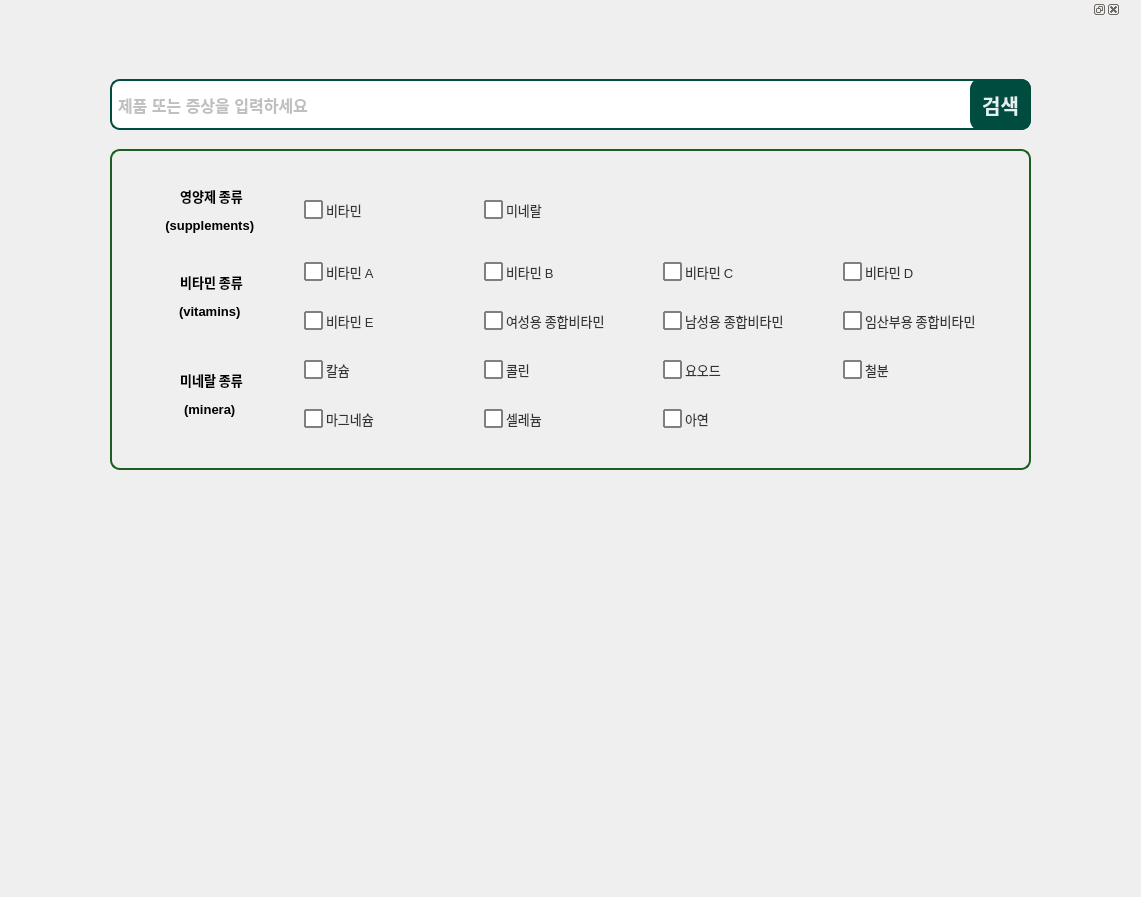
<?xml version="1.0" encoding="UTF-8"?>
<ui version="4.0">
 <class>Form</class>
 <widget class="QWidget" name="Form">
  <property name="geometry">
   <rect>
    <x>0</x>
    <y>0</y>
    <width>1141</width>
    <height>897</height>
   </rect>
  </property>
  <property name="windowTitle">
   <string>Form</string>
  </property>
  <widget class="QDockWidget" name="dockWidget">
   <property name="geometry">
    <rect>
     <x>30</x>
     <y>0</y>
     <width>1091</width>
     <height>861</height>
    </rect>
   </property>
   <property name="styleSheet">
    <string notr="true">/* QDockWidget 외곽 */
QDockWidget {
    background-color: transparent;
    border: 1px solid #616161;
    border-radius: 10px;
}

/* 내부 컨텐츠 배경만 (테두리 없음) */
QDockWidget QWidget {
    background-color: white;
    border: none;
    border-radius: 0px; /* 내부는 모서리 둥글지 않게 */
}

/* 타이틀 바 */
QDockWidget::title {
    background-color: #757575;
    color: white;
    padding: 12px;
    font-weight: bold;
    font-size: 14px;
    height: 30px;
    border-top-left-radius: 10px;
    border-top-right-radius: 10px;
    border: 1px solid #616161;
}

QDockWidget::close-button,
QDockWidget::float-button {
    background: transparent;
    border: 1px solid #616161;
    icon-size: 35px;               /* 아이콘 자체 크기 */
    padding: 0px;                  /* 아이콘 여백 */
    min-width: 25px;               /* 버튼 크기 */
    min-height: 25px;
    max-width: 25px;
    max-height: 25px;
}



QDockWidget::close-button {
    image: url(C:/intel_training/Ai_supplement/close_icon_off.png);
}

QDockWidget::float-button {
    image: url(C:/intel_training/Ai_supplement/restore_icon.png);
}

QDockWidget::close-button:hover,
QDockWidget::float-button:hover {
    background-color: #BDBDBD;
}

QMainWindow mainWindow;
mainWindow.setWindowIcon(QIcon(C:/intel_training/Ai_supplement/perilla_favicon.png));</string>
   </property>
   <widget class="QWidget" name="dockWidgetContents">
    <widget class="QPushButton" name="pushButton">
     <property name="geometry">
      <rect>
       <x>940</x>
       <y>60</y>
       <width>61</width>
       <height>51</height>
      </rect>
     </property>
     <property name="font">
      <font>
       <family>Leelawadee UI</family>
       <pointsize>15</pointsize>
       <weight>75</weight>
       <bold>true</bold>
       <strikeout>false</strikeout>
      </font>
     </property>
     <property name="styleSheet">
      <string notr="true">QPushButton
{
background-color :#004D40;
border-radius : 10px; /*모서리 둥글게*/
padding : 4px; /*내부 여백*/
border : 2px solid #004D40; /*테두리 추가*/
color :  #E0F2F1;
}

QPushButton:hover
{
background-color : #E0F2F1;
color : #004D40;

}</string>
     </property>
     <property name="text">
      <string>검색</string>
     </property>
    </widget>
    <widget class="QLineEdit" name="lineEdit">
     <property name="geometry">
      <rect>
       <x>80</x>
       <y>60</y>
       <width>921</width>
       <height>51</height>
      </rect>
     </property>
     <property name="styleSheet">
      <string notr="true">QLineEdit
{
border-radius : 10px; /*모서리 둥글게*/
padding : 4px; /*내부 여백*/
border : 2px solid #004D40; /*테두리 추가*/
color : #F57F17
}


QLineEdit:hover
{
background-color : #E0F2F1;

}

QLineEdit
{
	font-weight: bold;  /* 글씨 굵게 */
    font-size : 16px;
	color: black;                /* 입력된 텍스트 색상 */
    font-style: leelawadee UI;
}

QLineEdit:!focus:empty 
{
     font-size : 16px;
	color: gray;                 /* placeholder 텍스트 색상 */
    font-style: leelawadee UI;
}


</string>
     </property>
     <property name="placeholderText">
      <string>제품 또는 증상을 입력하세요</string>
     </property>
    </widget>
    <widget class="QGroupBox" name="groupBox">
     <property name="geometry">
      <rect>
       <x>80</x>
       <y>130</y>
       <width>921</width>
       <height>321</height>
      </rect>
     </property>
     <property name="font">
      <font>
       <pointsize>16</pointsize>
      </font>
     </property>
     <property name="styleSheet">
      <string notr="true">QGroupBox
{

border-radius : 10px; /*모서리 둥글게*/
padding : 4px; /*내부 여백*/
border : 2px solid #1B5E20; /*테두리 추가*/
color : #F57F17
}</string>
     </property>
     <property name="title">
      <string/>
     </property>
     <layout class="QGridLayout" name="gridLayout">
      <item row="0" column="0">
       <widget class="QLabel" name="label_2">
        <property name="font">
         <font>
          <family>Leelawadee UI</family>
          <pointsize>10</pointsize>
          <weight>75</weight>
          <bold>true</bold>
         </font>
        </property>
        <property name="text">
         <string>&lt;html&gt;&lt;head/&gt;&lt;body&gt;&lt;p align=&quot;center&quot;&gt;영양제 종류&lt;/p&gt;&lt;p align=&quot;center&quot;&gt;(supplements) &lt;/p&gt;&lt;/body&gt;&lt;/html&gt;</string>
        </property>
       </widget>
      </item>
      <item row="0" column="1">
       <widget class="QCheckBox" name="checkBox">
        <property name="font">
         <font>
          <family>Leelawadee UI</family>
          <pointsize>-1</pointsize>
         </font>
        </property>
        <property name="styleSheet">
         <string notr="true">QCheckBox 
{
    spacing: 3px; /* 체크박스와 텍스트 사이 간격 */
    font-size: 13px;
    color: #333;
}

QCheckBox::indicator {
    width: 15px;
    height: 15px;
    border: 1.5px solid gray;        /* 기본 테두리 색상 */
    background-color: white;       /* 기본 배경색 */
    border-radius: 1px; 		/*모서리 둥글게*/
}

QCheckBox::indicator:checked {
    background-color: white;       /* 체크된 후 바탕색 */
    border: 1.5px solid red;         /* 체크된 후 테두리 */
    image: url(C:/intel_training/Ai_supplement/pill.png); /* 체크 표시 이미지 (선택 사항) */
}


QCheckBox::indicator:hover
{
background-color : #E0F2F1;

}
</string>
        </property>
        <property name="text">
         <string>비타민</string>
        </property>
        <property name="checkable">
         <bool>true</bool>
        </property>
        <property name="checked">
         <bool>false</bool>
        </property>
        <property name="autoRepeat">
         <bool>false</bool>
        </property>
       </widget>
      </item>
      <item row="0" column="2">
       <widget class="QCheckBox" name="checkBox_2">
        <property name="font">
         <font>
          <family>Leelawadee UI</family>
          <pointsize>-1</pointsize>
         </font>
        </property>
        <property name="styleSheet">
         <string notr="true">QCheckBox 
{
    spacing: 3px; /* 체크박스와 텍스트 사이 간격 */
    font-size: 13px;
    color: #333;
}

QCheckBox::indicator {
    width: 15px;
    height: 15px;
    border: 1.5px solid gray;        /* 기본 테두리 색상 */
    background-color: white;       /* 기본 배경색 */
    border-radius: 1px; 		/*모서리 둥글게*/
}

QCheckBox::indicator:checked {
    background-color: white;       /* 체크된 후 바탕색 */
    border: 1.5px solid red;         /* 체크된 후 테두리 */
    image: url(C:/intel_training/Ai_supplement/pill.png); /* 체크 표시 이미지 (선택 사항) */
}


QCheckBox::indicator:hover
{
background-color : #E0F2F1;

}
</string>
        </property>
        <property name="text">
         <string>미네랄</string>
        </property>
        <property name="checkable">
         <bool>true</bool>
        </property>
        <property name="checked">
         <bool>false</bool>
        </property>
        <property name="autoRepeat">
         <bool>false</bool>
        </property>
       </widget>
      </item>
      <item row="1" column="0" rowspan="2">
       <widget class="QLabel" name="label_3">
        <property name="font">
         <font>
          <family>Leelawadee UI</family>
          <pointsize>10</pointsize>
          <weight>75</weight>
          <bold>true</bold>
         </font>
        </property>
        <property name="text">
         <string>&lt;html&gt;&lt;head/&gt;&lt;body&gt;&lt;p align=&quot;center&quot;&gt;비타민 종류&lt;/p&gt;&lt;p align=&quot;center&quot;&gt;(vitamins) &lt;/p&gt;&lt;/body&gt;&lt;/html&gt;</string>
        </property>
       </widget>
      </item>
      <item row="1" column="1">
       <widget class="QCheckBox" name="checkBox_6">
        <property name="font">
         <font>
          <family>Leelawadee UI</family>
          <pointsize>-1</pointsize>
         </font>
        </property>
        <property name="styleSheet">
         <string notr="true">QCheckBox 
{
    spacing: 3px; /* 체크박스와 텍스트 사이 간격 */
    font-size: 13px;
    color: #333;
}

QCheckBox::indicator {
    width: 15px;
    height: 15px;
    border: 1.5px solid gray;        /* 기본 테두리 색상 */
    background-color: white;       /* 기본 배경색 */
    border-radius: 1px; 		/*모서리 둥글게*/
}

QCheckBox::indicator:checked {
    background-color: white;       /* 체크된 후 바탕색 */
    border: 1.5px solid red;         /* 체크된 후 테두리 */
    image: url(C:/intel_training/Ai_supplement/pill.png); /* 체크 표시 이미지 (선택 사항) */
}


QCheckBox::indicator:hover
{
background-color : #E0F2F1;

}
</string>
        </property>
        <property name="text">
         <string>비타민 A</string>
        </property>
        <property name="checkable">
         <bool>true</bool>
        </property>
        <property name="checked">
         <bool>false</bool>
        </property>
        <property name="autoRepeat">
         <bool>false</bool>
        </property>
       </widget>
      </item>
      <item row="1" column="2">
       <widget class="QCheckBox" name="checkBox_5">
        <property name="font">
         <font>
          <family>Leelawadee UI</family>
          <pointsize>-1</pointsize>
         </font>
        </property>
        <property name="styleSheet">
         <string notr="true">QCheckBox 
{
    spacing: 3px; /* 체크박스와 텍스트 사이 간격 */
    font-size: 13px;
    color: #333;
}

QCheckBox::indicator {
    width: 15px;
    height: 15px;
    border: 1.5px solid gray;        /* 기본 테두리 색상 */
    background-color: white;       /* 기본 배경색 */
    border-radius: 1px; 		/*모서리 둥글게*/
}

QCheckBox::indicator:checked {
    background-color: white;       /* 체크된 후 바탕색 */
    border: 1.5px solid red;         /* 체크된 후 테두리 */
    image: url(C:/intel_training/Ai_supplement/pill.png); /* 체크 표시 이미지 (선택 사항) */
}


QCheckBox::indicator:hover
{
background-color : #E0F2F1;

}
</string>
        </property>
        <property name="text">
         <string>비타민 B</string>
        </property>
        <property name="checkable">
         <bool>true</bool>
        </property>
        <property name="checked">
         <bool>false</bool>
        </property>
        <property name="autoRepeat">
         <bool>false</bool>
        </property>
       </widget>
      </item>
      <item row="1" column="3">
       <widget class="QCheckBox" name="checkBox_10">
        <property name="font">
         <font>
          <family>Leelawadee UI</family>
          <pointsize>-1</pointsize>
         </font>
        </property>
        <property name="styleSheet">
         <string notr="true">QCheckBox 
{
    spacing: 3px; /* 체크박스와 텍스트 사이 간격 */
    font-size: 13px;
    color: #333;
}

QCheckBox::indicator {
    width: 15px;
    height: 15px;
    border: 1.5px solid gray;        /* 기본 테두리 색상 */
    background-color: white;       /* 기본 배경색 */
    border-radius: 1px; 		/*모서리 둥글게*/
}

QCheckBox::indicator:checked {
    background-color: white;       /* 체크된 후 바탕색 */
    border: 1.5px solid red;         /* 체크된 후 테두리 */
    image: url(C:/intel_training/Ai_supplement/pill.png); /* 체크 표시 이미지 (선택 사항) */
}


QCheckBox::indicator:hover
{
background-color : #E0F2F1;

}
</string>
        </property>
        <property name="text">
         <string>비타민 C</string>
        </property>
        <property name="checkable">
         <bool>true</bool>
        </property>
        <property name="checked">
         <bool>false</bool>
        </property>
        <property name="autoRepeat">
         <bool>false</bool>
        </property>
       </widget>
      </item>
      <item row="1" column="4">
       <widget class="QCheckBox" name="checkBox_7">
        <property name="font">
         <font>
          <family>Leelawadee UI</family>
          <pointsize>-1</pointsize>
         </font>
        </property>
        <property name="styleSheet">
         <string notr="true">QCheckBox 
{
    spacing: 3px; /* 체크박스와 텍스트 사이 간격 */
    font-size: 13px;
    color: #333;
}

QCheckBox::indicator {
    width: 15px;
    height: 15px;
    border: 1.5px solid gray;        /* 기본 테두리 색상 */
    background-color: white;       /* 기본 배경색 */
    border-radius: 1px; 		/*모서리 둥글게*/
}

QCheckBox::indicator:checked {
    background-color: white;       /* 체크된 후 바탕색 */
    border: 1.5px solid red;         /* 체크된 후 테두리 */
    image: url(C:/intel_training/Ai_supplement/pill.png); /* 체크 표시 이미지 (선택 사항) */
}


QCheckBox::indicator:hover
{
background-color : #E0F2F1;

}
</string>
        </property>
        <property name="text">
         <string>비타민 D</string>
        </property>
        <property name="checkable">
         <bool>true</bool>
        </property>
        <property name="checked">
         <bool>false</bool>
        </property>
        <property name="autoRepeat">
         <bool>false</bool>
        </property>
       </widget>
      </item>
      <item row="2" column="1">
       <widget class="QCheckBox" name="checkBox_9">
        <property name="font">
         <font>
          <family>Leelawadee UI</family>
          <pointsize>-1</pointsize>
         </font>
        </property>
        <property name="styleSheet">
         <string notr="true">QCheckBox 
{
    spacing: 3px; /* 체크박스와 텍스트 사이 간격 */
    font-size: 13px;
    color: #333;
}

QCheckBox::indicator {
    width: 15px;
    height: 15px;
    border: 1.5px solid gray;        /* 기본 테두리 색상 */
    background-color: white;       /* 기본 배경색 */
    border-radius: 1px; 		/*모서리 둥글게*/
}

QCheckBox::indicator:checked {
    background-color: white;       /* 체크된 후 바탕색 */
    border: 1.5px solid red;         /* 체크된 후 테두리 */
    image: url(C:/intel_training/Ai_supplement/pill.png); /* 체크 표시 이미지 (선택 사항) */
}


QCheckBox::indicator:hover
{
background-color : #E0F2F1;

}
</string>
        </property>
        <property name="text">
         <string>비타민 E</string>
        </property>
        <property name="checkable">
         <bool>true</bool>
        </property>
        <property name="checked">
         <bool>false</bool>
        </property>
        <property name="autoRepeat">
         <bool>false</bool>
        </property>
       </widget>
      </item>
      <item row="2" column="2">
       <widget class="QCheckBox" name="checkBox_3">
        <property name="font">
         <font>
          <family>Leelawadee UI</family>
          <pointsize>-1</pointsize>
         </font>
        </property>
        <property name="styleSheet">
         <string notr="true">QCheckBox 
{
    spacing: 3px; /* 체크박스와 텍스트 사이 간격 */
    font-size: 13px;
    color: #333;
}

QCheckBox::indicator {
    width: 15px;
    height: 15px;
    border: 1.5px solid gray;        /* 기본 테두리 색상 */
    background-color: white;       /* 기본 배경색 */
    border-radius: 1px; 		/*모서리 둥글게*/
}

QCheckBox::indicator:checked {
    background-color: white;       /* 체크된 후 바탕색 */
    border: 1.5px solid red;         /* 체크된 후 테두리 */
    image: url(C:/intel_training/Ai_supplement/pill.png); /* 체크 표시 이미지 (선택 사항) */
}


QCheckBox::indicator:hover
{
background-color : #E0F2F1;

}
</string>
        </property>
        <property name="text">
         <string>여성용 종합비타민</string>
        </property>
        <property name="checkable">
         <bool>true</bool>
        </property>
        <property name="checked">
         <bool>false</bool>
        </property>
        <property name="autoRepeat">
         <bool>false</bool>
        </property>
       </widget>
      </item>
      <item row="2" column="3">
       <widget class="QCheckBox" name="checkBox_4">
        <property name="font">
         <font>
          <family>Leelawadee UI</family>
          <pointsize>-1</pointsize>
         </font>
        </property>
        <property name="styleSheet">
         <string notr="true">QCheckBox 
{
    spacing: 3px; /* 체크박스와 텍스트 사이 간격 */
    font-size: 13px;
    color: #333;
}

QCheckBox::indicator {
    width: 15px;
    height: 15px;
    border: 1.5px solid gray;        /* 기본 테두리 색상 */
    background-color: white;       /* 기본 배경색 */
    border-radius: 1px; 		/*모서리 둥글게*/
}

QCheckBox::indicator:checked {
    background-color: white;       /* 체크된 후 바탕색 */
    border: 1.5px solid red;         /* 체크된 후 테두리 */
    image: url(C:/intel_training/Ai_supplement/pill.png); /* 체크 표시 이미지 (선택 사항) */
}


QCheckBox::indicator:hover
{
background-color : #E0F2F1;

}
</string>
        </property>
        <property name="text">
         <string>남성용 종합비타민</string>
        </property>
        <property name="checkable">
         <bool>true</bool>
        </property>
        <property name="checked">
         <bool>false</bool>
        </property>
        <property name="autoRepeat">
         <bool>false</bool>
        </property>
       </widget>
      </item>
      <item row="2" column="4">
       <widget class="QCheckBox" name="checkBox_8">
        <property name="font">
         <font>
          <family>Leelawadee UI</family>
          <pointsize>-1</pointsize>
         </font>
        </property>
        <property name="styleSheet">
         <string notr="true">QCheckBox 
{
    spacing: 3px; /* 체크박스와 텍스트 사이 간격 */
    font-size: 13px;
    color: #333;
}

QCheckBox::indicator {
    width: 15px;
    height: 15px;
    border: 1.5px solid gray;        /* 기본 테두리 색상 */
    background-color: white;       /* 기본 배경색 */
    border-radius: 1px; 		/*모서리 둥글게*/
}

QCheckBox::indicator:checked {
    background-color: white;       /* 체크된 후 바탕색 */
    border: 1.5px solid red;         /* 체크된 후 테두리 */
    image: url(C:/intel_training/Ai_supplement/pill.png); /* 체크 표시 이미지 (선택 사항) */
}


QCheckBox::indicator:hover
{
background-color : #E0F2F1;

}
</string>
        </property>
        <property name="text">
         <string>임산부용 종합비타민</string>
        </property>
        <property name="checkable">
         <bool>true</bool>
        </property>
        <property name="checked">
         <bool>false</bool>
        </property>
        <property name="autoRepeat">
         <bool>false</bool>
        </property>
       </widget>
      </item>
      <item row="3" column="0" rowspan="2">
       <widget class="QLabel" name="label_4">
        <property name="font">
         <font>
          <family>Leelawadee UI</family>
          <pointsize>10</pointsize>
          <weight>75</weight>
          <bold>true</bold>
         </font>
        </property>
        <property name="text">
         <string>&lt;html&gt;&lt;head/&gt;&lt;body&gt;&lt;p align=&quot;center&quot;&gt;미네랄 종류&lt;/p&gt;&lt;p align=&quot;center&quot;&gt;(minera) &lt;/p&gt;&lt;/body&gt;&lt;/html&gt;</string>
        </property>
       </widget>
      </item>
      <item row="3" column="1">
       <widget class="QCheckBox" name="checkBox_16">
        <property name="font">
         <font>
          <family>Leelawadee UI</family>
          <pointsize>-1</pointsize>
         </font>
        </property>
        <property name="styleSheet">
         <string notr="true">QCheckBox 
{
    spacing: 3px; /* 체크박스와 텍스트 사이 간격 */
    font-size: 13px;
    color: #333;
}

QCheckBox::indicator {
    width: 15px;
    height: 15px;
    border: 1.5px solid gray;        /* 기본 테두리 색상 */
    background-color: white;       /* 기본 배경색 */
    border-radius: 1px; 		/*모서리 둥글게*/
}

QCheckBox::indicator:checked {
    background-color: white;       /* 체크된 후 바탕색 */
    border: 1.5px solid red;         /* 체크된 후 테두리 */
    image: url(C:/intel_training/Ai_supplement/pill.png); /* 체크 표시 이미지 (선택 사항) */
}


QCheckBox::indicator:hover
{
background-color : #E0F2F1;

}
</string>
        </property>
        <property name="text">
         <string>칼슘</string>
        </property>
        <property name="checkable">
         <bool>true</bool>
        </property>
        <property name="checked">
         <bool>false</bool>
        </property>
        <property name="autoRepeat">
         <bool>false</bool>
        </property>
       </widget>
      </item>
      <item row="3" column="2">
       <widget class="QCheckBox" name="checkBox_12">
        <property name="font">
         <font>
          <family>Leelawadee UI</family>
          <pointsize>-1</pointsize>
         </font>
        </property>
        <property name="styleSheet">
         <string notr="true">QCheckBox 
{
    spacing: 3px; /* 체크박스와 텍스트 사이 간격 */
    font-size: 13px;
    color: #333;
}

QCheckBox::indicator {
    width: 15px;
    height: 15px;
    border: 1.5px solid gray;        /* 기본 테두리 색상 */
    background-color: white;       /* 기본 배경색 */
    border-radius: 1px; 		/*모서리 둥글게*/
}

QCheckBox::indicator:checked {
    background-color: white;       /* 체크된 후 바탕색 */
    border: 1.5px solid red;         /* 체크된 후 테두리 */
    image: url(C:/intel_training/Ai_supplement/pill.png); /* 체크 표시 이미지 (선택 사항) */
}


QCheckBox::indicator:hover
{
background-color : #E0F2F1;

}
</string>
        </property>
        <property name="text">
         <string>콜린</string>
        </property>
        <property name="checkable">
         <bool>true</bool>
        </property>
        <property name="checked">
         <bool>false</bool>
        </property>
        <property name="autoRepeat">
         <bool>false</bool>
        </property>
       </widget>
      </item>
      <item row="3" column="3">
       <widget class="QCheckBox" name="checkBox_13">
        <property name="font">
         <font>
          <family>Leelawadee UI</family>
          <pointsize>-1</pointsize>
         </font>
        </property>
        <property name="styleSheet">
         <string notr="true">QCheckBox 
{
    spacing: 3px; /* 체크박스와 텍스트 사이 간격 */
    font-size: 13px;
    color: #333;
}

QCheckBox::indicator {
    width: 15px;
    height: 15px;
    border: 1.5px solid gray;        /* 기본 테두리 색상 */
    background-color: white;       /* 기본 배경색 */
    border-radius: 1px; 		/*모서리 둥글게*/
}

QCheckBox::indicator:checked {
    background-color: white;       /* 체크된 후 바탕색 */
    border: 1.5px solid red;         /* 체크된 후 테두리 */
    image: url(C:/intel_training/Ai_supplement/pill.png); /* 체크 표시 이미지 (선택 사항) */
}


QCheckBox::indicator:hover
{
background-color : #E0F2F1;

}
</string>
        </property>
        <property name="text">
         <string>요오드</string>
        </property>
        <property name="checkable">
         <bool>true</bool>
        </property>
        <property name="checked">
         <bool>false</bool>
        </property>
        <property name="autoRepeat">
         <bool>false</bool>
        </property>
       </widget>
      </item>
      <item row="3" column="4">
       <widget class="QCheckBox" name="checkBox_11">
        <property name="font">
         <font>
          <family>Leelawadee UI</family>
          <pointsize>-1</pointsize>
         </font>
        </property>
        <property name="styleSheet">
         <string notr="true">QCheckBox 
{
    spacing: 3px; /* 체크박스와 텍스트 사이 간격 */
    font-size: 13px;
    color: #333;
}

QCheckBox::indicator {
    width: 15px;
    height: 15px;
    border: 1.5px solid gray;        /* 기본 테두리 색상 */
    background-color: white;       /* 기본 배경색 */
    border-radius: 1px; 		/*모서리 둥글게*/
}

QCheckBox::indicator:checked {
    background-color: white;       /* 체크된 후 바탕색 */
    border: 1.5px solid red;         /* 체크된 후 테두리 */
    image: url(C:/intel_training/Ai_supplement/pill.png); /* 체크 표시 이미지 (선택 사항) */
}


QCheckBox::indicator:hover
{
background-color : #E0F2F1;

}
</string>
        </property>
        <property name="text">
         <string>철분</string>
        </property>
        <property name="checkable">
         <bool>true</bool>
        </property>
        <property name="checked">
         <bool>false</bool>
        </property>
        <property name="autoRepeat">
         <bool>false</bool>
        </property>
       </widget>
      </item>
      <item row="4" column="1">
       <widget class="QCheckBox" name="checkBox_17">
        <property name="font">
         <font>
          <family>Leelawadee UI</family>
          <pointsize>-1</pointsize>
         </font>
        </property>
        <property name="styleSheet">
         <string notr="true">QCheckBox 
{
    spacing: 3px; /* 체크박스와 텍스트 사이 간격 */
    font-size: 13px;
    color: #333;
}

QCheckBox::indicator {
    width: 15px;
    height: 15px;
    border: 1.5px solid gray;        /* 기본 테두리 색상 */
    background-color: white;       /* 기본 배경색 */
    border-radius: 1px; 		/*모서리 둥글게*/
}

QCheckBox::indicator:checked {
    background-color: white;       /* 체크된 후 바탕색 */
    border: 1.5px solid red;         /* 체크된 후 테두리 */
    image: url(C:/intel_training/Ai_supplement/pill.png); /* 체크 표시 이미지 (선택 사항) */
}


QCheckBox::indicator:hover
{
background-color : #E0F2F1;

}
</string>
        </property>
        <property name="text">
         <string>마그네슘</string>
        </property>
        <property name="checkable">
         <bool>true</bool>
        </property>
        <property name="checked">
         <bool>false</bool>
        </property>
        <property name="autoRepeat">
         <bool>false</bool>
        </property>
       </widget>
      </item>
      <item row="4" column="2">
       <widget class="QCheckBox" name="checkBox_14">
        <property name="font">
         <font>
          <family>Leelawadee UI</family>
          <pointsize>-1</pointsize>
         </font>
        </property>
        <property name="styleSheet">
         <string notr="true">QCheckBox 
{
    spacing: 3px; /* 체크박스와 텍스트 사이 간격 */
    font-size: 13px;
    color: #333;
}

QCheckBox::indicator {
    width: 15px;
    height: 15px;
    border: 1.5px solid gray;        /* 기본 테두리 색상 */
    background-color: white;       /* 기본 배경색 */
    border-radius: 1px; 		/*모서리 둥글게*/
}

QCheckBox::indicator:checked {
    background-color: white;       /* 체크된 후 바탕색 */
    border: 1.5px solid red;         /* 체크된 후 테두리 */
    image: url(C:/intel_training/Ai_supplement/pill.png); /* 체크 표시 이미지 (선택 사항) */
}


QCheckBox::indicator:hover
{
background-color : #E0F2F1;

}
</string>
        </property>
        <property name="text">
         <string>셀레늄</string>
        </property>
        <property name="checkable">
         <bool>true</bool>
        </property>
        <property name="checked">
         <bool>false</bool>
        </property>
        <property name="autoRepeat">
         <bool>false</bool>
        </property>
       </widget>
      </item>
      <item row="4" column="3">
       <widget class="QCheckBox" name="checkBox_15">
        <property name="font">
         <font>
          <family>Leelawadee UI</family>
          <pointsize>-1</pointsize>
         </font>
        </property>
        <property name="styleSheet">
         <string notr="true">QCheckBox 
{
    spacing: 3px; /* 체크박스와 텍스트 사이 간격 */
    font-size: 13px;
    color: #333;
}

QCheckBox::indicator {
    width: 15px;
    height: 15px;
    border: 1.5px solid gray;        /* 기본 테두리 색상 */
    background-color: white;       /* 기본 배경색 */
    border-radius: 1px; 		/*모서리 둥글게*/
}

QCheckBox::indicator:checked {
    background-color: white;       /* 체크된 후 바탕색 */
    border: 1.5px solid red;         /* 체크된 후 테두리 */
    image: url(C:/intel_training/Ai_supplement/pill.png); /* 체크 표시 이미지 (선택 사항) */
}


QCheckBox::indicator:hover
{
background-color : #E0F2F1;

}
</string>
        </property>
        <property name="text">
         <string>아연</string>
        </property>
        <property name="checkable">
         <bool>true</bool>
        </property>
        <property name="checked">
         <bool>false</bool>
        </property>
        <property name="autoRepeat">
         <bool>false</bool>
        </property>
       </widget>
      </item>
     </layout>
    </widget>
    <zorder>groupBox</zorder>
    <zorder>lineEdit</zorder>
    <zorder>pushButton</zorder>
   </widget>
  </widget>
 </widget>
 <resources/>
 <connections/>
</ui>
